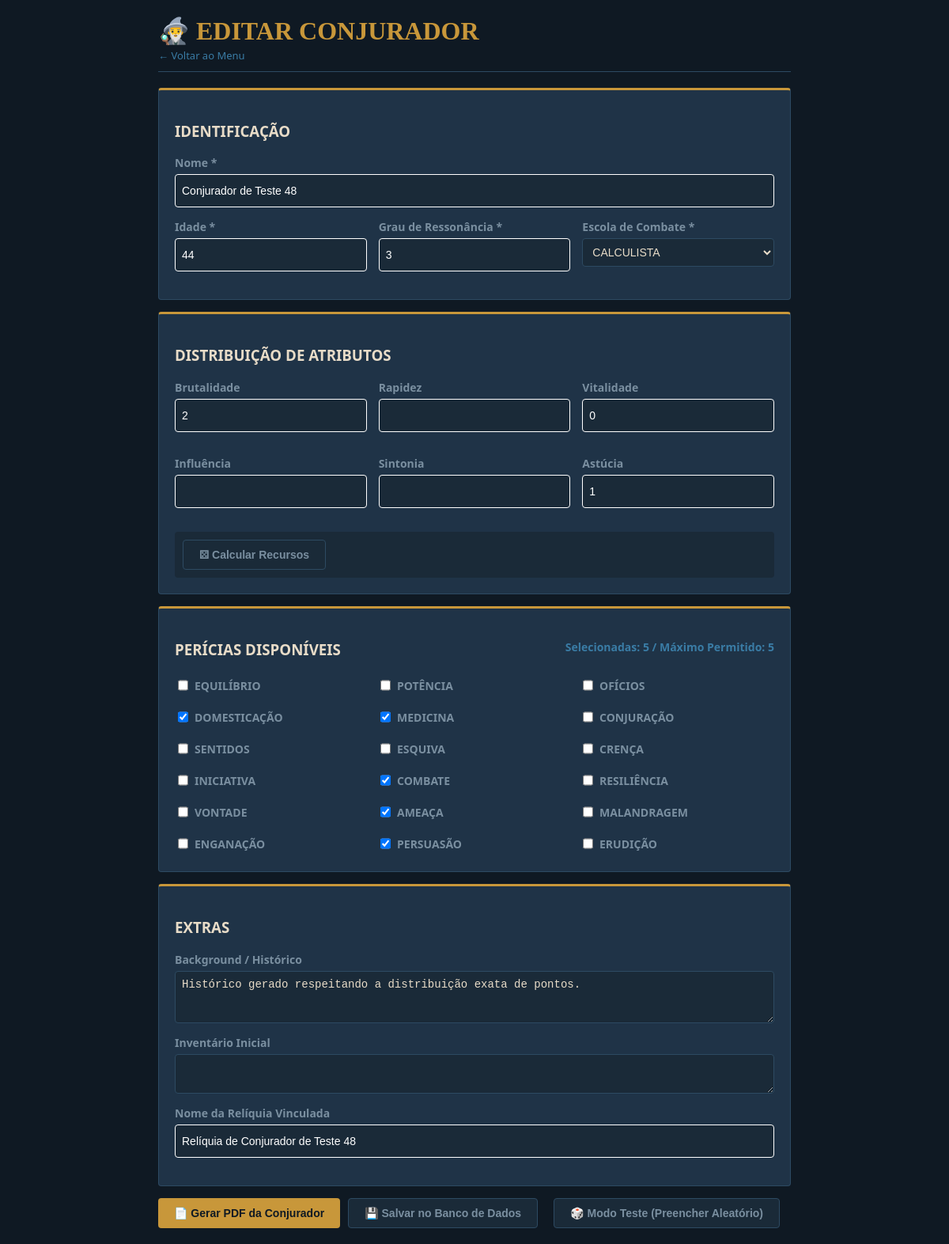
Page /edit/conjurador/11 (signed in) on the committed database.
### tables this page shows
CREATE TABLE conjuradores (
                id INTEGER PRIMARY KEY AUTOINCREMENT,
                usuario_id INTEGER NOT NULL DEFAULT 1,
                nome TEXT NOT NULL, idade INTEGER, grau INTEGER, escola TEXT,
                brutalidade INTEGER, astucia INTEGER, sintonizacao INTEGER,
                vitalidade INTEGER, sinto_atrib INTEGER, pericias TEXT,
                passiva_escola TEXT, vida_max INTEGER, conexao_max INTEGER,
                reliquia TEXT, historio TEXT
            );

### controllers/route_controller.py (the view)
@bp.route('/edit/<sheet_type>/<int:entity_id>')
@login_required
def edit_entity(sheet_type, entity_id):
    if sheet_type not in ['conjurador', 'conjuracao', 'familiar', 'reliquia']:
        return "Not Found", 404
    entity = CharacterModel.get_entity_by_id(sheet_type, entity_id)
    if not entity:
        return f"{sheet_type.capitalize()} não encontrado(a)", 404
    if 'usuario_id' in entity.keys() and entity['usuario_id'] != current_user.id:
        abort(403)
    return render_template(f'{sheet_type}.html', constants=constants, sheet_type=sheet_type, entity=entity)

### app.py (called while the page is built)
@app.before_request
def update_user_activity():
    if current_user.is_authenticated:
        conn = sqlite3.connect('database.db')
        cursor = conn.cursor()
        cursor.execute("UPDATE usuarios SET last_active = ? WHERE id = ?",
                       (datetime.now(), current_user.id))
        conn.commit()
        conn.close()

@app.after_request
def add_header(response):
    response.headers["Cache-Control"] = "no-cache, no-store, must-revalidate"
    response.headers["Pragma"] = "no-cache"
    response.headers["Expires"] = "0"
    return response

@login_manager.user_loader
def load_user(user_id):
    return Usuario.get_by_id(int(user_id))

### models/character.py (called while the page is built)
    @staticmethod
    def get_entity_by_id(sheet_type, entity_id):
        tabelas = {"conjuracao": "conjuracoes", "conjurador": "conjuradores", "familiar": "familiares", "reliquia": "reliquias"}
        conn = sqlite3.connect(DB_PATH)
        conn.row_factory = sqlite3.Row
        cursor = conn.cursor()
        cursor.execute(f"SELECT * FROM {tabelas[sheet_type]} WHERE id = ?", (entity_id,))
        row = cursor.fetchone()
        conn.close()
        return row

### models/user.py (called while the page is built)
    @staticmethod
    def get_by_id(user_id):
        conn = sqlite3.connect('database.db')
        cursor = conn.cursor()
        cursor.execute("SELECT id, username, password FROM usuarios WHERE id = ?", (user_id,))
        row = cursor.fetchone()
        conn.close()
        return Usuario(row[0], row[1], row[2]) if row else None

### templates/conjurador.html (shortened to what this page needs)
{% extends 'base.html' %}
{% block content %}
<div class="header">
    <h1>🧙‍♂️ {% if entity %}EDITAR CONJURADOR{% else %}NOVO CONJURADOR{% endif %}</h1>
    <a href="/" style="color: var(--accent2); text-decoration: none; font-size: 13px;">← Voltar ao Menu</a>
</div>
<form id="sheetForm" action="{% if entity %}/save_and_process/{{ sheet_type }}/{{ entity.id }}{% else %}/save_and_process/{{ sheet_type }}{% endif %}" method="POST">
    <div class="card">
        <h3>IDENTIFICAÇÃO</h3>
        <div class="form-group">
            <label>Nome *</label>
            <input type="text" name="NOME" id="NOME" value="{{ entity.nome if entity else (entity.NOME if entity else '') }}" required>
        </div>
        <div class="grid-3">
            <div class="form-group">
                <label>Idade *</label>
                <input type="number" name="IDADE" id="IDADE" value="{{ entity.idade if entity else (entity.IDADE if entity else '20') }}" required>
            </div>
            <div class="form-group">
                <label>Grau de Ressonância *</label>
                <input type="number" name="GRAU" id="GRAU" value="{{ entity.grau if entity else (entity.GRAU if entity else '1') }}" required onchange="calculateResources()">
            </div>
            <div class="form-group">
                <label>Escola de Combate *</label>
                <select name="ESCOLA" id="ESCOLA" required onchange="document.getElementById('escola_hidden').value = this.value;">
                    {% for e in constants.ESCOLAS %}
                    <option value="{{ e }}" {% if entity and (entity.escola == e or entity.ESCOLA == e) %}selected{% endif %}>{{ e }}</option>
                    {% endfor %}
                </select>
            </div>
        </div>
    </div>
    <div class="card">
        <h3>DISTRIBUIÇÃO DE ATRIBUTOS</h3>
        <div class="grid-3">
            <div class="form-group"><label>Brutalidade</label><input type="number" class="attr-input" name="BRUTALIDADE" id="BRUTALIDADE" value="{{ entity.brutalidade if entity else (entity.BRUTALIDADE if entity else '1') }}" min="0" max="3"></div>
            <div class="form-group"><label>Rapidez</label><input type="number" class="attr-input" name="RAPIDEZ" id="RAPIDEZ" value="{{ entity.rapidez if entity else (entity.RAPIDEZ if entity else '1') }}" min="0" max="3"></div>
            <div class="form-group"><label>Vitalidade</label><input type="number" class="attr-input" name="VITALIDADE" id="VITALIDADE" value="{{ entity.vitalidade if entity else (entity.VITALIDADE if entity else '1') }}" min="0" max="3" onchange="calculateResources()"></div>
            <div class="form-group"><label>Influência</label><input type="number" class="attr-input" name="INFLUÊNCIA" id="INFLUÊNCIA" value="{{ entity.influencia if entity else (entity.INFLUÊNCIA if entity else '1') }}" min="0" max="3"></div>
            <div class="form-group"><label>Sintonia</label><input type="number" class="attr-input" name="SINTONIA_ATRIB" id="SINTONIA" value="{{ entity.sintonia if entity else (entity.SINTONIA_ATRIB if entity else (entity.SINTONIA if entity else '1')) }}" min="0" max="3" onchange="calculateResources()"></div>
            <div class="form-group"><label>Astúcia</label><input type="number" class="attr-input" name="ASTÚCIA" id="ASTÚCIA" value="{{ entity.astucia if entity else (entity.ASTÚCIA if entity else '1') }}" min="0" max="3" onchange="updatePericiasCount()"></div>
        </div>
        <div style="margin-top: 15px; background: var(--panel); padding: 10px; border-radius: 4px;">
            <button type="button" class="btn btn-secondary" onclick="calculateResources()">⚄ Calcular Recursos</button>
        </div>
    </div>
    <div class="card">
        <h3>PERÍCIAS DISPONÍVEIS <span id="periciasCount" style="font-size: 14px; color: var(--accent2); float: right;"></span></h3>
        <div class="checkbox-group">
            {% for p in constants.PERICIAS_DISP %}
            <div class="checkbox-item">
                <input type="checkbox" name="pericias" value="{{ p }}" id="p_{{ p }}" onchange="validatePericiasLimit(this)"
                {% if entity and (p in entity.pericias or (entity.PERICIAS and p in entity.PERICIAS)) %}checked{% endif %}>
                <label style="margin: 0;" for="p_{{ p }}">{{ p }}</label>
            </div>
            {% endfor %}
        </div>
    </div>
    <div class="card">
        <h3>EXTRAS</h3>
        <div class="form-group"><label>Background / Histórico</label><textarea name="BACKGROUND" id="BACKGROUND" rows="3">{{ entity.historio if entity else (entity.BACKGROUND if entity else '') }}</textarea></div>
        <div class="form-group"><label>Inventário Inicial</label><textarea name="INVENTARIO" id="INVENTARIO" rows="2">{{ entity.inventario if entity else (entity.INVENTARIO if entity else '') }}</textarea></div>
        <div class="form-group"><label>Nome da Relíquia Vinculada</label><input type="text" name="RELIQUIA" id="RELIQUIA" value="{{ entity.reliquia if entity else (entity.RELIQUIA if entity else '') }}"></div>
    </div>
    <div style="display: flex; gap: 10px;">
        <button type="submit" class="btn">📄 Gerar PDF da Conjurador</button>
        <button type="submit" class="btn btn-secondary" onclick="document.getElementById('action_type').value='database'">💾 Salvar no Banco de Dados</button>
        <button type="button" class="btn btn-secondary" onclick="activateTestMode()">🎲 Modo Teste (Preencher Aleatório)</button>
    </div>
</form>
{% endblock %}

### templates/base.html (style rules this page uses)
:root { --bg: #0F1923; --panel: #1A2A38; --card: #1F3347; --accent: #C8973A; --accent2: #3A7CA5; --text: #E8DCC8; --muted: #7A8FA0; --border: #2D4A62; }
body { background: var(--bg); color: var(--text); font-family: 'Segoe UI', sans-serif; margin: 0; padding: 20px; }
.header { border-bottom: 1px solid var(--border); padding-bottom: 10px; margin-bottom: 20px; }
.header h1 { color: var(--accent); font-family: 'Georgia', serif; margin: 0; }
.card { background: var(--card); border: 1px solid var(--border); border-top: 3px solid var(--accent); padding: 20px; margin-bottom: 15px; border-radius: 4px; }
.form-group { margin-bottom: 15px; display: flex; flex-direction: column; }
label { font-weight: bold; margin-bottom: 5px; color: var(--muted); font-size: 14px; }
input, select, textarea { background: var(--panel); color: var(--text); border: 1px solid var(--border); padding: 8px; border-radius: 4px; font-size: 14px; }
.btn { background: var(--accent); color: var(--bg); font-weight: bold; border: none; padding: 10px 20px; cursor: pointer; border-radius: 4px; font-size: 14px; }
.btn-secondary { background: var(--panel); color: var(--muted); border: 1px solid var(--border); margin-right: 10px; }
.grid-3 { display: grid; grid-template-columns: repeat(3, 1fr); gap: 15px; }
.checkbox-group { display: grid; grid-template-columns: repeat(3, 1fr); gap: 10px; }
.checkbox-item { display: flex; align-items: center; font-size: 13px; }
.checkbox-item input { margin-right: 8px; }
input { display: block !important; visibility: visible !important; opacity: 1 !important; background: #1A2A38 !important; color: white !important; border: 1px solid white !important; height: 24px !important; }

### rows in the picture
conjuradores: NOME "Conjurador de Teste 48", IDADE "44", GRAU "3", ESCOLA "CALCULISTA", BRUTALIDADE "2", VITALIDADE "0", ASTÚCIA "1", pericias "☑" "☑" "☑" "☑" "☑", BACKGROUND "Histórico gerado respeitando a distribuição exata de pontos.", RELIQUIA "Relíquia de Conjurador de Teste 48"

### other values in the picture
{{ p }} "EQUILÍBRIO" "POTÊNCIA" "OFÍCIOS" "DOMESTICAÇÃO" "MEDICINA" "CONJURAÇÃO" "SENTIDOS" "ESQUIVA" "CRENÇA" "INICIATIVA" "COMBATE" "RESILIÊNCIA" "VONTADE" "AMEAÇA" "MALANDRAGEM" "ENGANAÇÃO" "PERSUASÃO" "ERUDIÇÃO"
